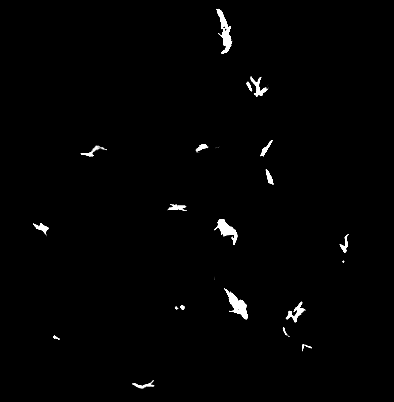
//> input picture resources/3.tif, 394 x 402 px
$ ./01_read_pixels   (built with g++ and OpenCV 4)
//> lines starting //> are read from the running program, lines starting //| are printed output that depends on the picture
#include<opencv2/opencv.hpp>
#include<iostream>

void mat_info(cv::Mat& mat);
cv::Mat& access_pixles(cv::Mat& mat);

int main() {
    cv::Mat src = cv::imread("./resources/3.tif");
//> src is the input picture: 402 rows x 394 cols, CV_8UC3; min 0, max 255, mean 2.9
    if(src.empty() ) {
        std::cout<<"Failed to open file"<<std::endl;
	return -1;
    }

    cv::imshow("origin", src);

    mat_info(src);

	access_pixles(src);

    cv::imshow("reserve", src);

    cv::waitKey(0);
    cv::destroyWindow("origin");

    return 0;
}

void mat_info(cv::Mat& mat) {
    std::cout<<"height/rows="<<mat.rows
	    <<"\twidth/cols="<<mat.cols
	    <<"\tchannels="<<mat.channels()
	    <<"\ttotal="<<mat.total()
	    <<std::endl;
//| height/rows=402	width/cols=394	channels=3	total=158388
}
cv::Mat& access_pixles(cv::Mat& mat) {
    // 直接读取图像像素
	int height = mat.rows;
//> height = 402
	int width = mat.cols;
//> width = 394
	int ch = mat.channels();
//> ch = 3
	int bgr[3];
	for (int row = 0; row < height; row++) {
		// 像素取反
		for (int col = 0; col < width; col++) {
			if (ch == 3) {
				cv::Vec3b bgr = mat.at<cv::Vec3b>(row, col);
				bgr[0] = 255 - bgr[0];
				bgr[1] = 255 - bgr[1];
				bgr[2] = 255 - bgr[2];
				mat.at<cv::Vec3b>(row, col) = bgr;
				if((10<bgr[0] && bgr[0] <240)
						|| (10<bgr[1] && bgr[1] <240 )
						|| (10<bgr[2] && bgr[2] <240 )
				  ){
					printf("%d %d %d %d %d:");
				}
			} else if (ch == 1) {
				int gray = mat.at<uchar>(row, col);
				mat.at<uchar>(row, col) = 255 - gray;
			}
		}
	}
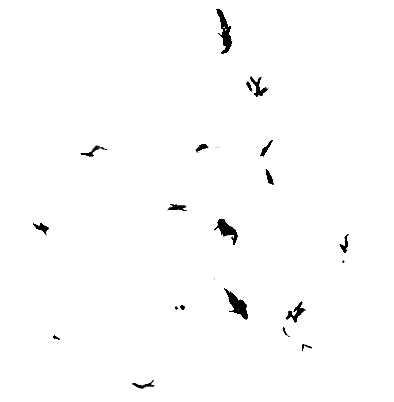
//> mat: 402 rows x 394 cols, CV_8UC3; min 0, max 255, mean 252.1

    return mat;
}

$ run again, with resources/1.tif copied over resources/3.tif
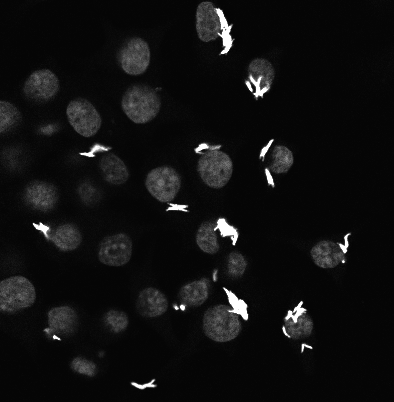
//> input picture resources/1.tif, 394 x 402 px
//> src is the input picture: 402 rows x 394 cols, CV_8UC3; min 3, max 255, mean 16.1
//| height/rows=402	width/cols=394	channels=3	total=158388
//> after the loop in access_pixles, `for (int row = 0; row < height; row++)`:
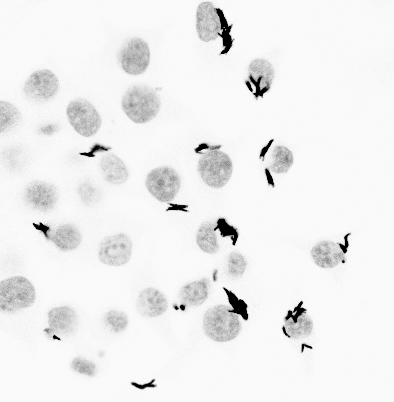
//> mat: 402 rows x 394 cols, CV_8UC3; min 0, max 252, mean 238.9

$ run again, with resources/2.tif copied over resources/3.tif
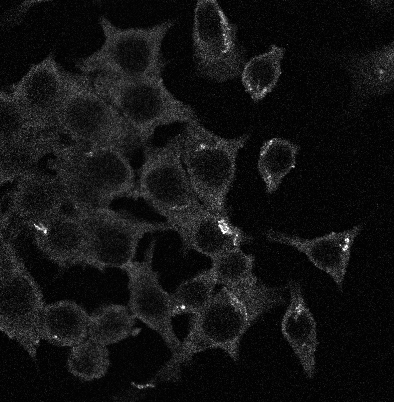
//> input picture resources/2.tif, 394 x 402 px
//> src is the input picture: 402 rows x 394 cols, CV_8UC3; min 1, max 255, mean 18.6
//| height/rows=402	width/cols=394	channels=3	total=158388
//> after the loop in access_pixles, `for (int row = 0; row < height; row++)`:
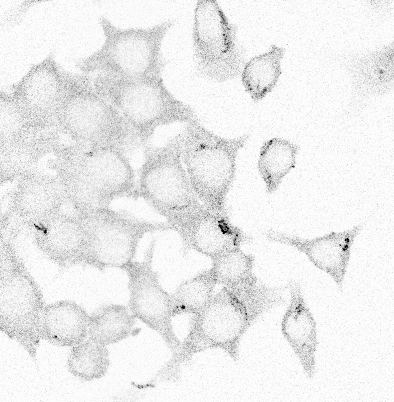
//> mat: 402 rows x 394 cols, CV_8UC3; min 0, max 254, mean 236.4
